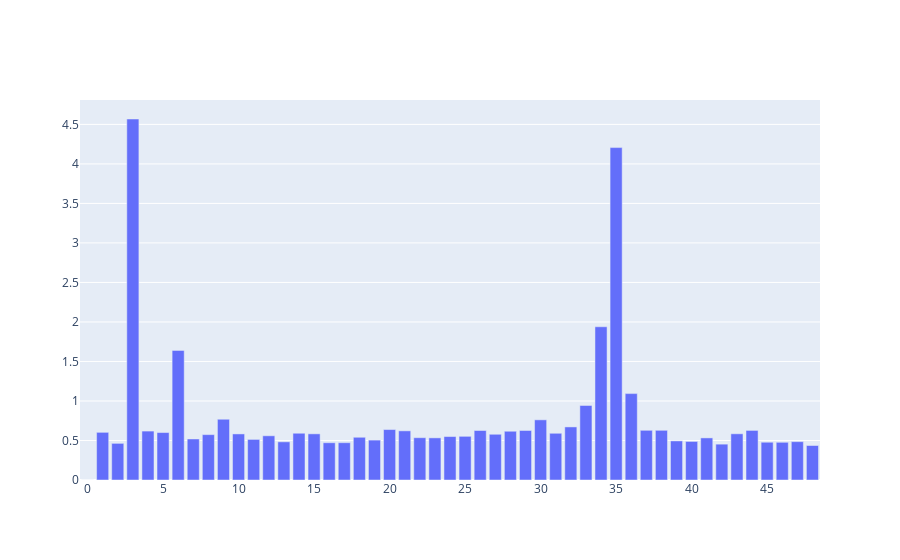

Notebook cell for this chart:
### Code cell
mlp_out = model.mlp_layers[0].layers[-1].weight.data #( model_dim, 4*model_dim )
unembed = model.unembed_layer.weight.data #(vocab , model_dim)

combine = unembed@mlp_out # (P, hidden_layers)
f = fft.fft(embed, dim =0,norm = "ortho")

plot_freqs(f)

### Figure 1 — Plotly figure (JSON) as saved in the notebook; plotly's stock layout.template omitted (floating-point values rounded to 4 significant figures)
{"data": [{"name": "FFT Magnitudes", "type": "bar", "x": [0, 1, 2, 3, 4, 5, 6, 7, 8, 9, 10, 11, 12, 13, 14, 15, 16, 17, 18, 19, 20, 21, 22, 23, 24, 25, 26, 27, 28, 29, 30, 31, 32, 33, 34, 35, 36, 37, 38, 39, 40, 41, 42, 43, 44, 45, 46, 47, 48], "y": [0, 0.6031, 0.4637, 4.568, 0.619, 0.6003, 1.64, 0.519, 0.5741, 0.7687, 0.5831, 0.5137, 0.5594, 0.483, 0.5918, 0.5843, 0.4716, 0.4722, 0.5407, 0.505, 0.6383, 0.6219, 0.5353, 0.5332, 0.5497, 0.5527, 0.6264, 0.5786, 0.617, 0.6266, 0.7615, 0.5912, 0.6717, 0.9432, 1.939, 4.207, 1.093, 0.6289, 0.6289, 0.4947, 0.488, 0.5328, 0.4537, 0.5848, 0.6276, 0.4779, 0.4772, 0.4851, 0.4364]}], "layout": {}}
